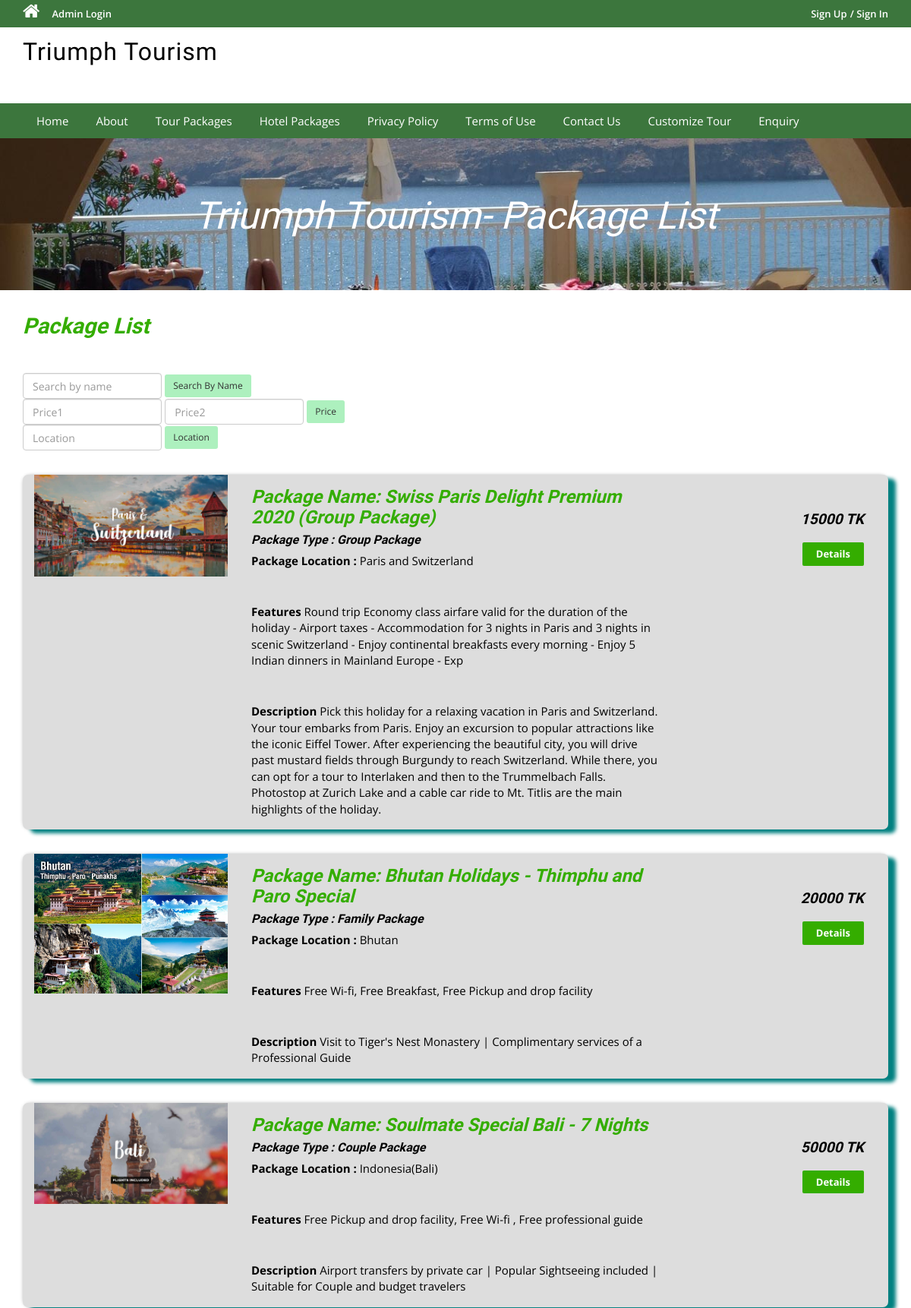
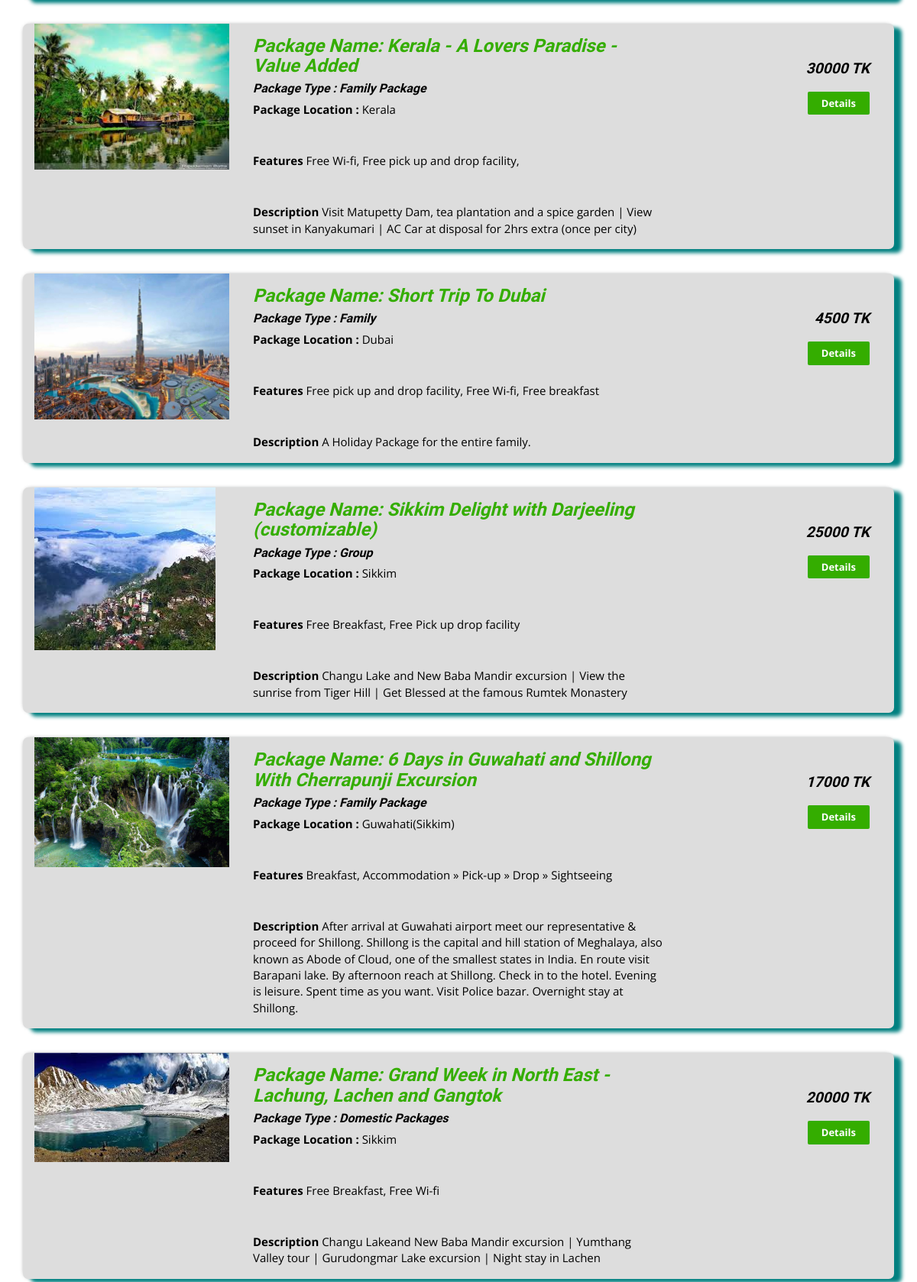
The app's page /package-list.php (upper part) with its own data (2 pictures, top to bottom).
### tables this page shows
CREATE TABLE `tbltourpackages` (
  `PackageId` int(11) NOT NULL,
  `PackageName` varchar(200) DEFAULT NULL,
  `PackageType` varchar(150) DEFAULT NULL,
  `PackageLocation` varchar(100) DEFAULT NULL,
  `PackagePrice` int(11) DEFAULT NULL,
  `PackageFetures` varchar(255) DEFAULT NULL,
  `PackageDetails` mediumtext DEFAULT NULL,
  `PackageImage` varchar(100) DEFAULT NULL,
  `Creationdate` timestamp NULL DEFAULT current_timestamp(),
  `UpdationDate` timestamp NULL DEFAULT NULL ON UPDATE current_timestamp()
);

### package-list.php (the view, shortened to what this page needs)
<?php
include('includes/config.php');
?>
<!DOCTYPE HTML>
<html>
<head>
    <link href="css/bootstrap.css" rel='stylesheet' type='text/css' />
    <link href="css/style.css" rel='stylesheet' type='text/css' />
    <link href="css/font-awesome.css" rel="stylesheet">
    <link href="css/animate.css" rel="stylesheet" type="text/css" media="all">
</head>
<body>
    <?php include('includes/header.php'); ?>
    <div class="banner-3">
        <div class="container">
            <h1 class="wow zoomIn animated animated" data-wow-delay=".5s"
                style="visibility: visible; animation-delay: 0.5s; animation-name: zoomIn;"> Triumph Tourism- Package
                List</h1>
        </div>
    </div>
    <div class="rooms">
        <div class="container">
            <div class="room-bottom">
                <h3>Package List</h3>
                <br></br>
                <form action="search.php" class="form-inline md-form mr-auto mb-4">
                    <input class="form-control mr-sm-2" name='searched_name' types="text" placeholder="Search by name"
                        aria-label="Search">
                    <button class=" btn btn-outline-warning mt-2 btn-rounded btn-sm my-0" type="submit"
                        style="background-color:#adf0be;">Search By
                        Name</button>
                </form>
                <form action="search.php" class="form-inline md-form mr-auto mb-4">
                    <input class="form-control mr-sm-2" name='searched_price1' types="text" placeholder="Price1"
                        aria-label="Search" style="color:black;">
                    <input class=" form-control mr-sm-2" name='searched_price2' types="text" placeholder="Price2"
                        aria-label="Search">
                    <button class="btn btn-outline-warning mt-2  btn-rounded btn-sm my-0" type="submit"
                        style="background-color:#adf0be;">Price</button>
                </form>
                <form action="search.php" class="form-inline md-form mr-auto mb-4">
                    <input class="form-control mr-sm-2" name='searched_location' types="text" placeholder="Location "
                        aria-label="Search" style="color:black;">
                    <button class="btn btn-dark  btn-rounded btn-sm my-0" type="submit"
                        style="background-color:#adf0be;">Location</button>
                </form>
                <?php $sql = "SELECT * from tbltourpackages";
                $query = $dbh->prepare($sql);
                $query->execute();
                $results = $query->fetchAll(PDO::FETCH_OBJ);
                if ($query->rowCount() > 0) {
                    foreach ($results as $result) {    ?>
                <div class="rom-btm" style="border-radius: 10px;">
                    <div class=" col-md-3 room-left wow fadeInLeft animated" data-wow-delay=".5s">
                        <img src="admin/pacakgeimages/<?php echo htmlentities($result->PackageImage); ?>"
                            class="img-responsive" alt="">
                    </div>
                    <div class="col-md-6 room-midle wow fadeInUp animated" data-wow-delay=".5s">
                        <h4>Package Name: <?php echo htmlentities($result->PackageName); ?></h4>
                        <h6 style="color:black;"> Package Type : <?php echo htmlentities($result->PackageType); ?></h6>
                        <p style="color:black;"><b>Package Location :</b>
                            <?php echo htmlentities($result->PackageLocation); ?></p>
                        <br></br>
                        <p style="color:black;"><b>Features</b> <?php echo htmlentities($result->PackageFetures); ?></p>
                        <br></br>
                        <p style="color:black;"><b>Description</b> <?php echo htmlentities($result->PackageDetails); ?>
                        </p>
                    </div>
                    <div class="col-md-3 room-right wow fadeInRight animated" data-wow-delay=".5s">
                        <h5 style="color:black;"> <?php echo htmlentities($result->PackagePrice); ?> TK</h5>
                        <a href="package-details.php?pkgid=<?php echo htmlentities($result->PackageId); ?>"
                            class="view">Details</a>
                    </div>
                    <div class="clearfix"
                        style="background-color:#ddd;  border-radius:7px; box-shadow: 10px 5px 5px teal;">
                    </div>
                </div>
                <?php }
                } ?>
            </div>
        </div>
    </div>
</body>
</html>

### records on screen
tbltourpackages: PackageImage (picture), PackageName "Swiss Paris Delight Premium 2020 (Group Package)", PackageType "Group Package", PackageLocation "Paris and Switzerland", PackageFetures "Round trip Economy class airfare valid for the duration of the holiday - Airport taxes - Accommodation for 3 nights in Paris and 3 nights in scenic Switzerland - Enjoy continental breakfasts every morning - Enjoy 5 Indian dinners in Mainland Europe - Exp", PackageDetails "Pick this holiday for a relaxing vacation in Paris and Switzerland. Your tour embarks from Paris. Enjoy an excursion to popular attractions like the iconic Eiffel Tower. After experiencing the beautiful city, you will drive past mustard fields through Burgundy to reach Switzerland. While there, you can opt for a tour to Interlaken and then to the Trummelbach Falls. Photostop at Zurich Lake and a cable car ride to Mt. Titlis are the main highlights of the holiday.", PackagePrice "15000"
tbltourpackages: PackageImage (picture), PackageName "Bhutan Holidays - Thimphu and Paro Special", PackageType "Family Package", PackageLocation "Bhutan", PackageFetures "Free Wi-fi, Free Breakfast, Free Pickup and drop facility", PackageDetails "Visit to Tiger's Nest Monastery | Complimentary services of a Professional Guide", PackagePrice "20000"
tbltourpackages: PackageImage (picture), PackageName "Soulmate Special Bali - 7 Nights", PackageType "Couple Package", PackageLocation "Indonesia(Bali)", PackageFetures "Free Pickup and drop facility, Free Wi-fi , Free professional guide", PackageDetails "Airport transfers by private car | Popular Sightseeing included | Suitable for Couple and budget travelers", PackagePrice "50000"
tbltourpackages: PackageImage (picture), PackageName "Kerala - A Lovers Paradise - Value Added", PackageType "Family Package", PackageLocation "Kerala", PackageFetures "Free Wi-fi, Free pick up and drop facility,", PackageDetails "Visit Matupetty Dam, tea plantation and a spice garden | View sunset in Kanyakumari | AC Car at disposal for 2hrs extra (once per city)", PackagePrice "30000"
tbltourpackages: PackageImage (picture), PackageName "Short Trip To Dubai", PackageType "Family", PackageLocation "Dubai", PackageFetures "Free pick up and drop facility, Free Wi-fi, Free breakfast", PackageDetails "A Holiday Package for the entire family.", PackagePrice "4500"
tbltourpackages: PackageImage (picture), PackageName "Sikkim Delight with Darjeeling (customizable)", PackageType "Group", PackageLocation "Sikkim", PackageFetures "Free Breakfast, Free Pick up drop facility", PackageDetails "Changu Lake and New Baba Mandir excursion | View the sunrise from Tiger Hill | Get Blessed at the famous Rumtek Monastery", PackagePrice "25000"
tbltourpackages: PackageImage (picture), PackageName "6 Days in Guwahati and Shillong With Cherrapunji Excursion", PackageType "Family Package", PackageLocation "Guwahati(Sikkim)", PackageFetures "Breakfast, Accommodation » Pick-up » Drop » Sightseeing", PackageDetails "After arrival at Guwahati airport meet our representative & proceed for Shillong. Shillong is the capital and hill station of Meghalaya, also known as Abode of Cloud, one of the smallest states in India. En route visit Barapani lake. By afternoon reach at Shillong. Check in to the hotel. Evening is leisure. Spent time as you want. Visit Police bazar. Overnight stay at Shillong.", PackagePrice "17000"
tbltourpackages: PackageImage (picture), PackageName "Grand Week in North East - Lachung, Lachen and Gangtok", PackageType "Domestic Packages", PackageLocation "Sikkim", PackageFetures "Free Breakfast, Free Wi-fi", PackageDetails "Changu Lakeand New Baba Mandir excursion | Yumthang Valley tour | Gurudongmar Lake excursion | Night stay in Lachen", PackagePrice "20000"
